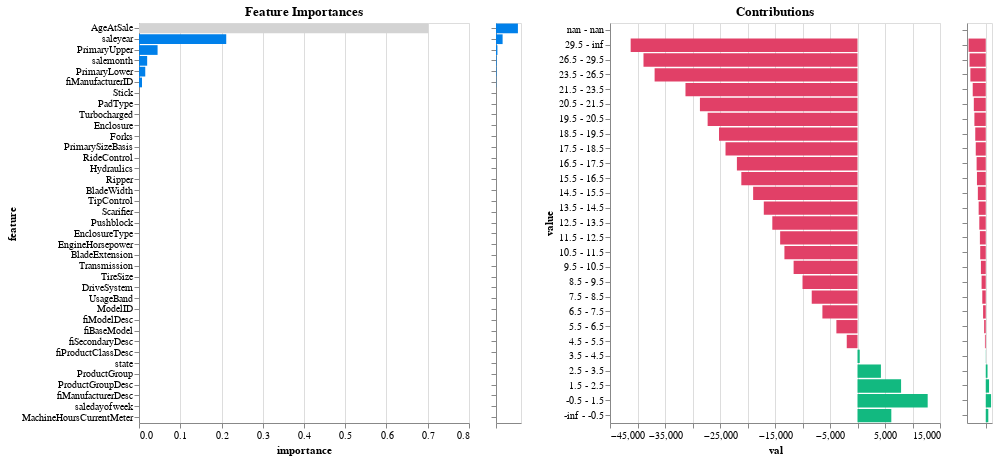

Notebook source saved alongside this figure:
### Code cell
model.explain()

### Figure 1 — Vega-Lite specification as saved in the notebook (floating-point values rounded to 4 significant figures; data arrays with more than 128 entries replaced by an {"elided": "..."} marker saying what was removed)
{"config": {"view": {"continuousWidth": 300, "continuousHeight": 300}}, "hconcat": [{"mark": {"type": "bar", "color": "#0080ea"}, "encoding": {"color": {"condition": {"param": "param_1", "value": "lightgray"}, "value": "#0080ea"}, "tooltip": {"field": "importance_label", "type": "nominal"}, "x": {"field": "importance", "type": "quantitative"}, "y": {"field": "feature", "sort": {"field": "importance", "order": "descending"}, "type": "nominal"}}, "height": 400, "name": "view_1", "title": "Feature Importances", "transform": [{"filter": {"param": "param_2"}}], "width": 330}, {"mark": {"type": "bar", "color": "#0080ea"}, "encoding": {"x": {"axis": {"labels": false, "title": null}, "field": "importance", "type": "quantitative"}, "y": {"axis": {"labels": false, "title": null}, "field": "feature", "sort": "-x", "type": "nominal"}}, "height": 400, "name": "view_2", "width": 25}, {"data": {"name": "data-eda9cf27b1d3c1244d96119e4d823981"}, "mark": {"type": "bar", "color": "#e14067"}, "encoding": {"color": {"condition": {"test": "(datum.contribution < 0)", "value": "#e14067"}, "value": "#12b980"}, "tooltip": {"field": "score_label", "type": "nominal"}, "x": {"field": "val", "type": "quantitative"}, "y": {"field": "value", "sort": {"field": "index", "order": "descending"}, "type": "nominal"}}, "height": 400, "name": "view_3", "title": "Contributions", "transform": [{"fold": ["contribution", "mean", "frequency"], "as": ["column", "val"]}, {"filter": {"param": "Select"}}, {"filter": {"param": "param_1"}}, {"filter": {"param": "param_3"}}], "width": 330}, {"data": {"name": "data-eda9cf27b1d3c1244d96119e4d823981"}, "mark": {"type": "bar", "color": "#e14067"}, "encoding": {"color": {"condition": {"test": "(datum.contribution < 0)", "value": "#e14067"}, "value": "#12b980"}, "x": {"axis": {"labels": false, "title": null}, "field": "contribution", "type": "quantitative"}, "y": {"axis": {"labels": false, "title": null}, "field": "value", "sort": {"field": "index", "order": "descending"}, "type": "nominal"}}, "height": 400, "name": "view_4", "transform": [{"filter": {"param": "param_1"}}], "width": 25}], "data": {"name": "data-200bdeeaecaffb9ba620a845d8fbafa5"}, "params": [{"name": "param_1", "select": {"type": "point", "fields": ["feature"]}, "value": "AgeAtSale", "views": ["view_1"]}, {"name": "Select", "select": {"type": "point", "fields": ["column"]}, "bind": {"input": "select", "options": ["contribution", "mean", "frequency"]}, "value": "contribution", "views": ["view_1", "view_3"]}, {"name": "param_2", "select": {"type": "interval", "encodings": ["y"]}, "views": ["view_2"]}, {"name": "param_3", "select": {"type": "interval", "encodings": ["y"]}, "views": ["view_4"]}], "$schema": "https://vega.github.io/schema/vega-lite/v5.16.3.json", "datasets": {"data-200bdeeaecaffb9ba620a845d8fbafa5": [{"feature": "ModelID", "importance": 0.0, "importance_label": "0.0%"}, {"feature": "fiModelDesc", "importance": 0.0, "importance_label": "0.0%"}, {"feature": "fiBaseModel", "importance": 0.0, "importance_label": "0.0%"}, {"feature": "fiSecondaryDesc", "importance": 0.0, "importance_label": "0.0%"}, {"feature": "fiProductClassDesc", "importance": 0.0, "importance_label": "0.0%"}, {"feature": "state", "importance": 0.0, "importance_label": "0.0%"}, {"feature": "ProductGroup", "importance": 0.0, "importance_label": "0.0%"}, {"feature": "ProductGroupDesc", "importance": 0.0, "importance_label": "0.0%"}, {"feature": "fiManufacturerDesc", "importance": 0.0, "importance_label": "0.0%"}, {"feature": "saledayofweek", "importance": 0.0, "importance_label": "0.0%"}, {"feature": "MachineHoursCurrentMeter", "importance": 0.0, "importance_label": "0.0%"}, {"feature": "UsageBand", "importance": 1.154e-19, "importance_label": "0.0%"}, {"feature": "DriveSystem", "importance": 5.938e-18, "importance_label": "0.0%"}, {"feature": "TireSize", "importance": 7.267e-17, "importance_label": "0.0%"}, {"feature": "Transmission", "importance": 9.156e-17, "importance_label": "0.0%"}, {"feature": "BladeExtension", "importance": 1.773e-16, "importance_label": "0.0%"}, {"feature": "EngineHorsepower", "importance": 1.785e-16, "importance_label": "0.0%"}, {"feature": "EnclosureType", "importance": 1.82e-16, "importance_label": "0.0%"}, {"feature": "Pushblock", "importance": 1.852e-16, "importance_label": "0.0%"}, {"feature": "Scarifier", "importance": 1.864e-16, "importance_label": "0.0%"}, {"feature": "TipControl", "importance": 1.883e-16, "importance_label": "0.0%"}, {"feature": "BladeWidth", "importance": 1.887e-16, "importance_label": "0.0%"}, {"feature": "Ripper", "importance": 1.894e-16, "importance_label": "0.0%"}, {"feature": "Hydraulics", "importance": 3.384e-16, "importance_label": "0.0%"}, {"feature": "RideControl", "importance": 5.446e-16, "importance_label": "0.0%"}, {"feature": "PrimarySizeBasis", "importance": 6.266e-16, "importance_label": "0.0%"}, {"feature": "Forks", "importance": 6.809e-16, "importance_label": "0.0%"}, {"feature": "Enclosure", "importance": 2.06e-15, "importance_label": "0.0%"}, {"feature": "Turbocharged", "importance": 4.626e-15, "importance_label": "0.0%"}, {"feature": "PadType", "importance": 5.602e-15, "importance_label": "0.0%"}, {"feature": "Stick", "importance": 7.645e-15, "importance_label": "0.0%"}, {"feature": "fiManufacturerID", "importance": 0.007272, "importance_label": "0.7%"}, {"feature": "PrimaryLower", "importance": 0.01518, "importance_label": "1.5%"}, {"feature": "salemonth", "importance": 0.0198, "importance_label": "2.0%"}, {"feature": "PrimaryUpper", "importance": 0.04505, "importance_label": "4.5%"}, {"feature": "saleyear", "importance": 0.2115, "importance_label": "21.1%"}, {"feature": "AgeAtSale", "importance": 0.7012, "importance_label": "70.1%"}], "data-eda9cf27b1d3c1244d96119e4d823981": {"elided": "291 records"}}}
